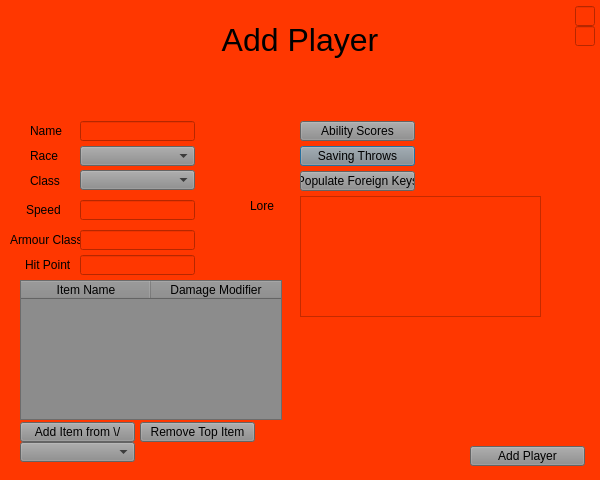
<?xml version="1.0" encoding="UTF-8"?>
<ui version="4.0">
 <class>Add_Players</class>
 <widget class="QDialog" name="Add_Players">
  <property name="geometry">
   <rect>
    <x>0</x>
    <y>0</y>
    <width>600</width>
    <height>480</height>
   </rect>
  </property>
  <property name="windowTitle">
   <string>Add Player</string>
  </property>
  <property name="styleSheet">
   <string notr="true">background-color: rgba(255, 55, 0, 255);</string>
  </property>
  <widget class="QPushButton" name="Add_Player_Saving_Throw">
   <property name="geometry">
    <rect>
     <x>300</x>
     <y>146</y>
     <width>115</width>
     <height>20</height>
    </rect>
   </property>
   <property name="styleSheet">
    <string notr="true">background-color: rgb(140, 140, 140);</string>
   </property>
   <property name="text">
    <string>Saving Throws</string>
   </property>
  </widget>
  <widget class="QPushButton" name="Add_Player_Finish_Add_Player">
   <property name="geometry">
    <rect>
     <x>470</x>
     <y>446</y>
     <width>115</width>
     <height>20</height>
    </rect>
   </property>
   <property name="styleSheet">
    <string notr="true">background-color: rgb(140, 140, 140);</string>
   </property>
   <property name="text">
    <string>Add Player</string>
   </property>
  </widget>
  <widget class="QLabel" name="Main_Menu_Label">
   <property name="geometry">
    <rect>
     <x>100</x>
     <y>16</y>
     <width>400</width>
     <height>50</height>
    </rect>
   </property>
   <property name="text">
    <string>&lt;html&gt;&lt;head/&gt;&lt;body&gt;&lt;p align=&quot;center&quot;&gt;&lt;span style=&quot; font-size:24pt;&quot;&gt;Add Player&lt;/span&gt;&lt;/p&gt;&lt;/body&gt;&lt;/html&gt;</string>
   </property>
  </widget>
  <widget class="QLineEdit" name="Add_Player_Hit_Points">
   <property name="geometry">
    <rect>
     <x>80</x>
     <y>255</y>
     <width>115</width>
     <height>20</height>
    </rect>
   </property>
  </widget>
  <widget class="QLabel" name="label_2">
   <property name="geometry">
    <rect>
     <x>30</x>
     <y>146</y>
     <width>40</width>
     <height>20</height>
    </rect>
   </property>
   <property name="text">
    <string>&lt;html&gt;&lt;head/&gt;&lt;body&gt;&lt;p&gt;Race&lt;/p&gt;&lt;/body&gt;&lt;/html&gt;</string>
   </property>
  </widget>
  <widget class="QLabel" name="label_3">
   <property name="geometry">
    <rect>
     <x>30</x>
     <y>171</y>
     <width>40</width>
     <height>20</height>
    </rect>
   </property>
   <property name="text">
    <string>&lt;html&gt;&lt;head/&gt;&lt;body&gt;&lt;p&gt;Class&lt;/p&gt;&lt;/body&gt;&lt;/html&gt;</string>
   </property>
  </widget>
  <widget class="QLabel" name="label_6">
   <property name="geometry">
    <rect>
     <x>26</x>
     <y>200</y>
     <width>50</width>
     <height>20</height>
    </rect>
   </property>
   <property name="text">
    <string>&lt;html&gt;&lt;head/&gt;&lt;body&gt;&lt;p&gt;Speed&lt;/p&gt;&lt;/body&gt;&lt;/html&gt;</string>
   </property>
  </widget>
  <widget class="QLineEdit" name="Abilities_Foreign_Key">
   <property name="geometry">
    <rect>
     <x>575</x>
     <y>26</y>
     <width>20</width>
     <height>20</height>
    </rect>
   </property>
  </widget>
  <widget class="QTextEdit" name="Add_Player_Lore">
   <property name="geometry">
    <rect>
     <x>300</x>
     <y>196</y>
     <width>241</width>
     <height>121</height>
    </rect>
   </property>
  </widget>
  <widget class="QComboBox" name="Add_Player_Race_Dropdown">
   <property name="geometry">
    <rect>
     <x>80</x>
     <y>146</y>
     <width>115</width>
     <height>20</height>
    </rect>
   </property>
   <property name="styleSheet">
    <string notr="true">background-color: rgb(140, 140, 140);</string>
   </property>
  </widget>
  <widget class="QLineEdit" name="Add_Player_Armour_Class">
   <property name="geometry">
    <rect>
     <x>80</x>
     <y>230</y>
     <width>115</width>
     <height>20</height>
    </rect>
   </property>
  </widget>
  <widget class="QLabel" name="label_4">
   <property name="geometry">
    <rect>
     <x>10</x>
     <y>230</y>
     <width>70</width>
     <height>20</height>
    </rect>
   </property>
   <property name="text">
    <string>&lt;html&gt;&lt;head/&gt;&lt;body&gt;&lt;p&gt;Armour Class&lt;/p&gt;&lt;/body&gt;&lt;/html&gt;</string>
   </property>
  </widget>
  <widget class="QLabel" name="label_7">
   <property name="geometry">
    <rect>
     <x>250</x>
     <y>196</y>
     <width>40</width>
     <height>20</height>
    </rect>
   </property>
   <property name="text">
    <string>&lt;html&gt;&lt;head/&gt;&lt;body&gt;&lt;p&gt;Lore&lt;/p&gt;&lt;/body&gt;&lt;/html&gt;</string>
   </property>
  </widget>
  <widget class="QPushButton" name="Add_Player_Populate">
   <property name="geometry">
    <rect>
     <x>300</x>
     <y>171</y>
     <width>115</width>
     <height>20</height>
    </rect>
   </property>
   <property name="styleSheet">
    <string notr="true">background-color: rgb(140, 140, 140);</string>
   </property>
   <property name="text">
    <string>Populate Foreign Keys</string>
   </property>
  </widget>
  <widget class="QLineEdit" name="Speed_Foreign_Key">
   <property name="geometry">
    <rect>
     <x>575</x>
     <y>6</y>
     <width>20</width>
     <height>20</height>
    </rect>
   </property>
  </widget>
  <widget class="QLineEdit" name="Add_Player_Name">
   <property name="geometry">
    <rect>
     <x>80</x>
     <y>121</y>
     <width>115</width>
     <height>20</height>
    </rect>
   </property>
  </widget>
  <widget class="QLabel" name="label">
   <property name="geometry">
    <rect>
     <x>30</x>
     <y>121</y>
     <width>40</width>
     <height>20</height>
    </rect>
   </property>
   <property name="text">
    <string>&lt;html&gt;&lt;head/&gt;&lt;body&gt;&lt;p&gt;Name&lt;/p&gt;&lt;/body&gt;&lt;/html&gt;</string>
   </property>
  </widget>
  <widget class="QLabel" name="label_5">
   <property name="geometry">
    <rect>
     <x>25</x>
     <y>255</y>
     <width>45</width>
     <height>20</height>
    </rect>
   </property>
   <property name="text">
    <string>&lt;html&gt;&lt;head/&gt;&lt;body&gt;&lt;p&gt;Hit Points&lt;/p&gt;&lt;/body&gt;&lt;/html&gt;</string>
   </property>
  </widget>
  <widget class="QLineEdit" name="Add_Player_Challenge">
   <property name="geometry">
    <rect>
     <x>80</x>
     <y>200</y>
     <width>115</width>
     <height>20</height>
    </rect>
   </property>
  </widget>
  <widget class="QPushButton" name="Add_Player_Ability_Score">
   <property name="geometry">
    <rect>
     <x>300</x>
     <y>121</y>
     <width>115</width>
     <height>20</height>
    </rect>
   </property>
   <property name="styleSheet">
    <string notr="true">background-color: rgb(140, 140, 140);</string>
   </property>
   <property name="text">
    <string>Ability Scores</string>
   </property>
  </widget>
  <widget class="QComboBox" name="Add_Player_Size_Dropdown">
   <property name="geometry">
    <rect>
     <x>80</x>
     <y>170</y>
     <width>115</width>
     <height>20</height>
    </rect>
   </property>
   <property name="styleSheet">
    <string notr="true">background-color: rgb(140, 140, 140);</string>
   </property>
  </widget>
  <widget class="QTableWidget" name="Add_Player_Items_Table">
   <property name="geometry">
    <rect>
     <x>20</x>
     <y>280</y>
     <width>262</width>
     <height>140</height>
    </rect>
   </property>
   <property name="styleSheet">
    <string notr="true">background-color: rgb(140, 140, 140);</string>
   </property>
   <attribute name="horizontalHeaderDefaultSectionSize">
    <number>130</number>
   </attribute>
   <column>
    <property name="text">
     <string>Item Name</string>
    </property>
   </column>
   <column>
    <property name="text">
     <string>Damage Modifier</string>
    </property>
   </column>
  </widget>
  <widget class="QComboBox" name="Add_Player_Items_Dropdown">
   <property name="geometry">
    <rect>
     <x>20</x>
     <y>442</y>
     <width>115</width>
     <height>20</height>
    </rect>
   </property>
   <property name="styleSheet">
    <string notr="true">background-color: rgb(140, 140, 140);</string>
   </property>
  </widget>
  <widget class="QPushButton" name="Add_Player_Add_Item_Button">
   <property name="geometry">
    <rect>
     <x>20</x>
     <y>422</y>
     <width>115</width>
     <height>20</height>
    </rect>
   </property>
   <property name="styleSheet">
    <string notr="true">background-color: rgb(140, 140, 140);</string>
   </property>
   <property name="text">
    <string>Add Item from \/</string>
   </property>
  </widget>
  <widget class="QPushButton" name="Add_Player_Remove_Item_Button">
   <property name="geometry">
    <rect>
     <x>140</x>
     <y>422</y>
     <width>115</width>
     <height>20</height>
    </rect>
   </property>
   <property name="styleSheet">
    <string notr="true">background-color: rgb(140, 140, 140);</string>
   </property>
   <property name="text">
    <string>Remove Top Item</string>
   </property>
  </widget>
 </widget>
 <resources/>
 <connections/>
</ui>
